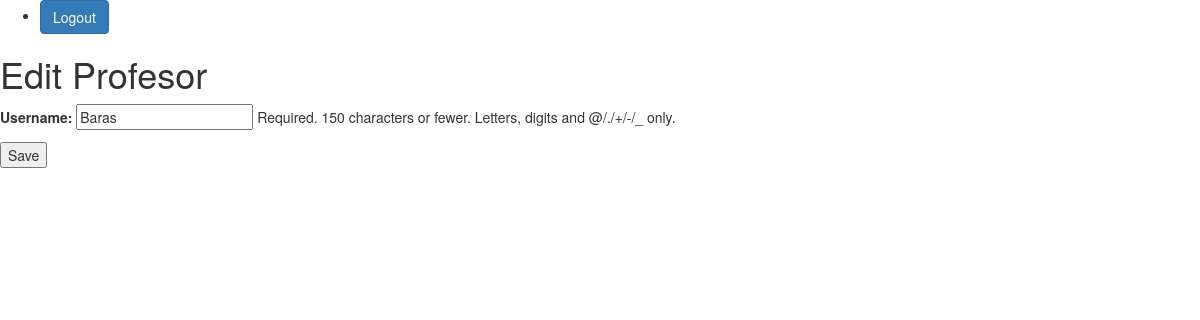
/profesori/3/edit/ (signed in), run on an earlier commit of the app's database.
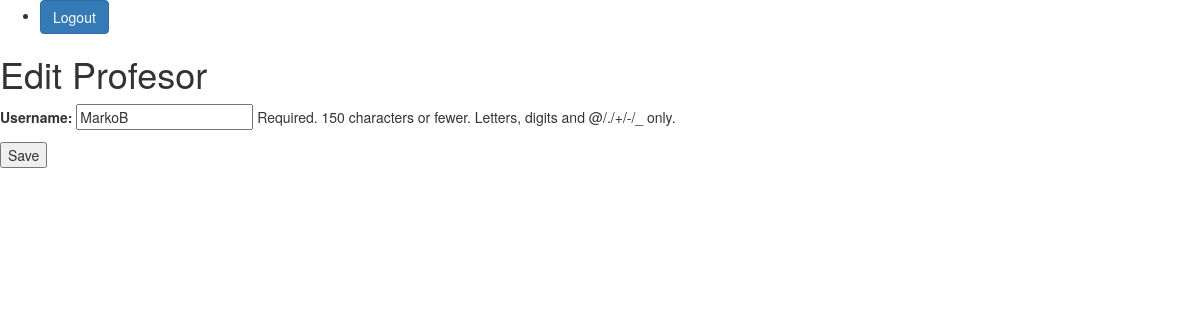
And on a later commit of the database.
### appUpisStudenata/models.py (models this page shows)
class Korisnik(AbstractUser):
    role = models.ForeignKey(Role, on_delete=models.SET_NULL,blank=True, null=True, related_name="rola" )
    statusi = (('none', 'None'), ('izv', 'izvanredni student'), ('red', 'redovni student'))
    status = models.CharField(max_length=50, choices=statusi)

### appUpisStudenata/views.py (the view)
# urls.py: path('profesori/<int:pk>/edit/', ProfesoriUpdateView.as_view(), name='editProfesor'),
class ProfesoriUpdateView(LoginRequiredMixin, UpdateView):
    model = Korisnik
    fields = ['username']
    template_name = 'editProfesor.html'
    success_url = '/list-profesori/'
    def get_context_data(self, **kwargs):
        context = super().get_context_data(**kwargs)
        context['profesor'] = self.get_object()
        return context

### appUpisStudenata/templates/editProfesor.html (shortened to what this page needs)
{% extends 'base.html' %}
{% block content %}
  <h1>Edit Profesor</h1>
  <form method="post">
    {{ form.as_p }}
    <button type="submit">Save</button>
  </form>
{% endblock %}

What changed in the data, as far as the page shows it:
changed Korisnik: username "Baras" → "MarkoB"
